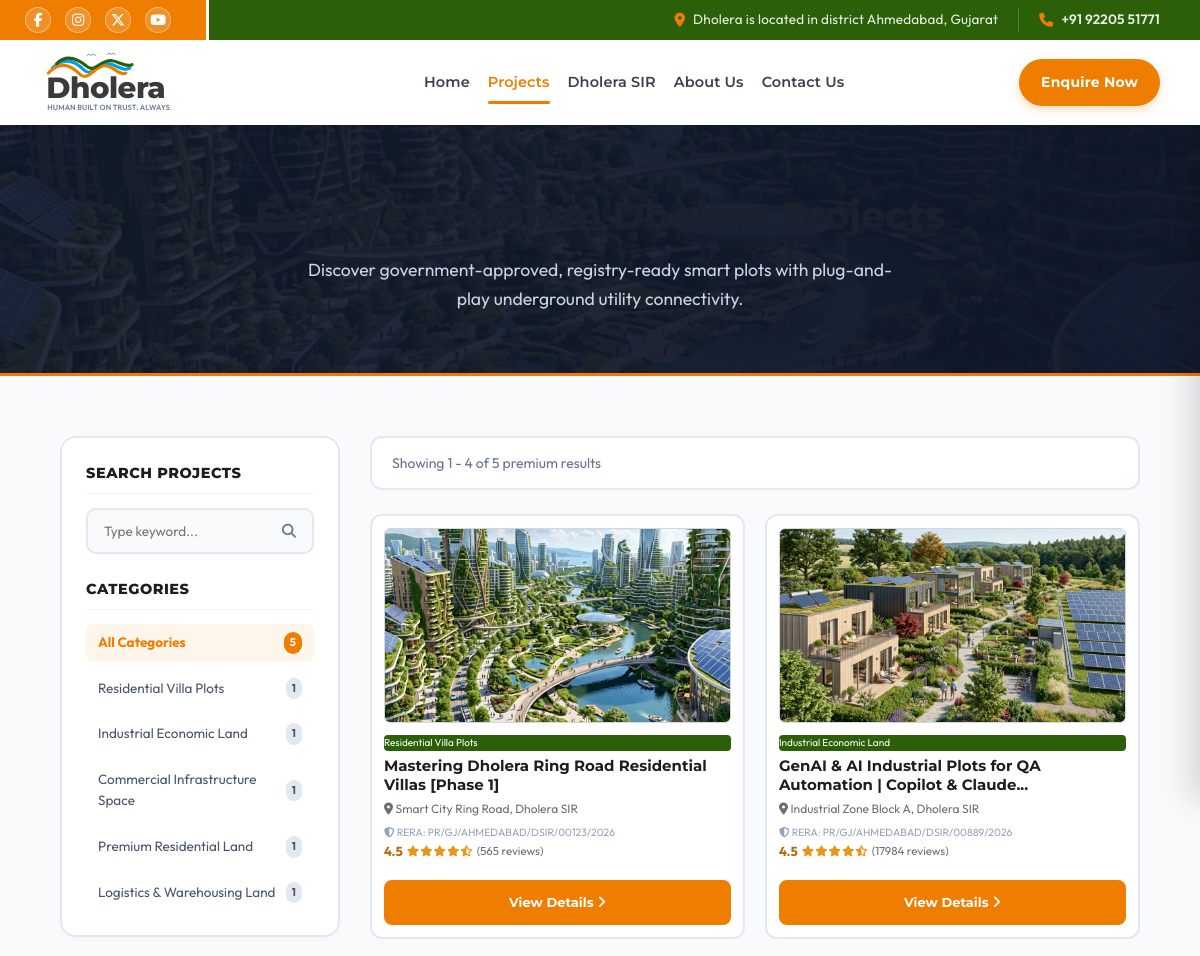
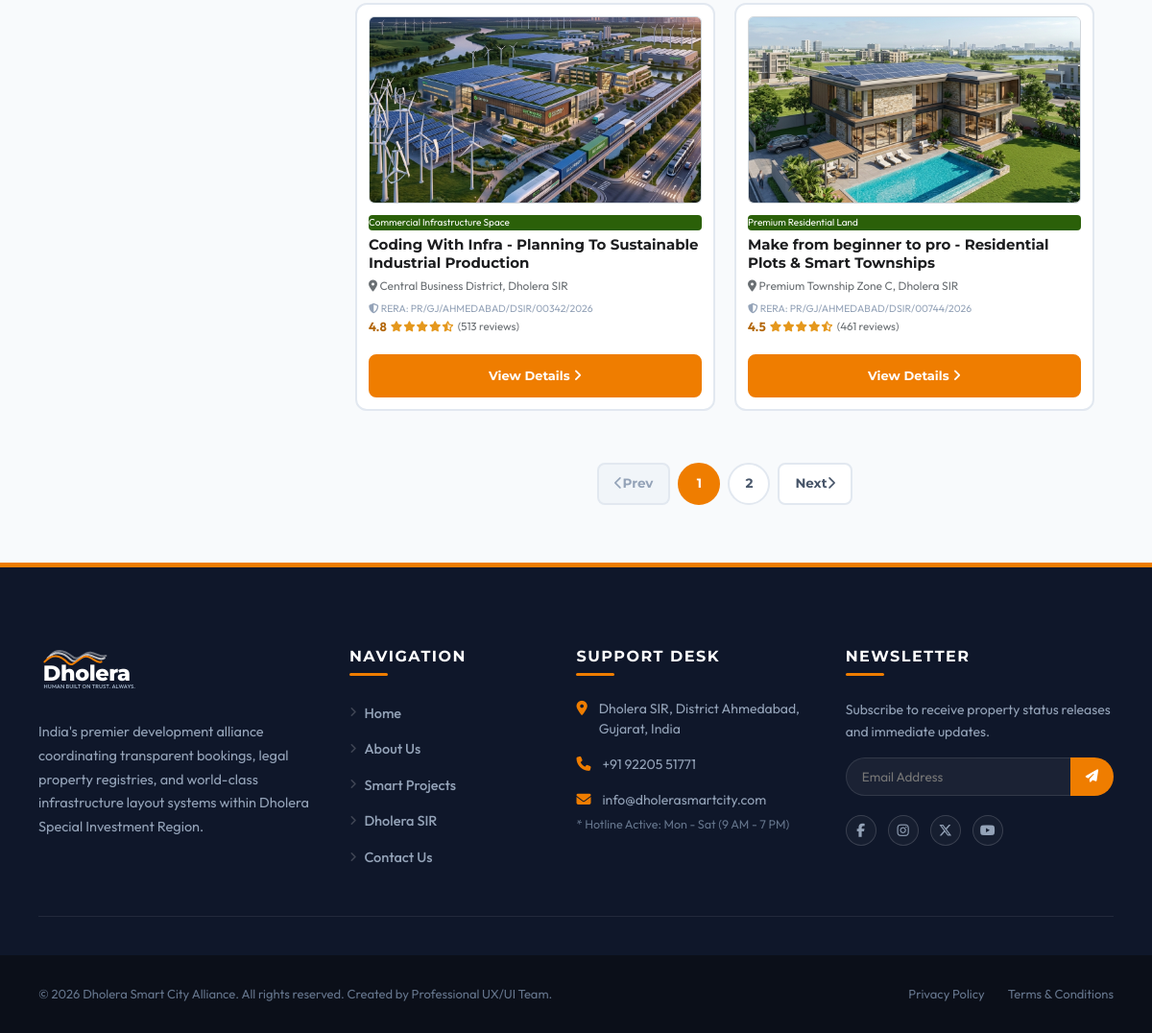
The app's page /projects.php with its own data (2 pictures, top to bottom).
### tables this page shows
CREATE TABLE IF NOT EXISTS `projects` (
  `id` INT AUTO_INCREMENT PRIMARY KEY,
  `title` VARCHAR(255) NOT NULL,
  `category` VARCHAR(150) NOT NULL,
  `rating` DECIMAL(2,1) DEFAULT 4.5,
  `reviews` VARCHAR(50) DEFAULT '0',
  `location` VARCHAR(255) NOT NULL,
  `main_image` VARCHAR(255) NOT NULL,
  `thumbs` TEXT,  
  `price` VARCHAR(100) NOT NULL,
  `price_sub` VARCHAR(255) NOT NULL,
  `rera` VARCHAR(150) NOT NULL,
  `size` VARCHAR(100) NOT NULL,
  `status` VARCHAR(100) NOT NULL,
  `road` VARCHAR(150) NOT NULL,
  `power` VARCHAR(150) NOT NULL,
  `water` VARCHAR(150) NOT NULL,
  `description` TEXT NOT NULL,
  `amenities` TEXT,  
  `seo_title` VARCHAR(255) DEFAULT NULL,
  `seo_description` TEXT DEFAULT NULL,
  `seo_keywords` TEXT DEFAULT NULL,
  `created_at` TIMESTAMP DEFAULT CURRENT_TIMESTAMP
);

### projects.php (the view, shortened to what this page needs)
<?php
require_once 'includes/db.php';
$search = isset($_GET['search']) ? trim($_GET['search']) : '';
$category = isset($_GET['category']) ? trim($_GET['category']) : '';
$page = isset($_GET['page']) && is_numeric($_GET['page']) ? (int)$_GET['page'] : 1;
$limit = 4;
$offset = ($page - 1) * $limit;
$catCounts = [];
try {
    $countsStmt = $pdo->query("SELECT category, COUNT(*) as cnt FROM projects GROUP BY category");
    while ($row = $countsStmt->fetch()) {
        $catCounts[$row['category']] = $row['cnt'];
    }
} catch (PDOException $e) {
}
$sql = "SELECT * FROM projects WHERE 1=1";
$countSql = "SELECT COUNT(*) FROM projects WHERE 1=1";
$params = [];
$sql .= " ORDER BY id ASC";
try {
    $countStmt = $pdo->prepare($countSql);
    $countStmt->execute($params);
    $total_records = (int)$countStmt->fetchColumn();
} catch (PDOException $e) {
    $total_records = 0;
}
$total_pages = ceil($total_records / $limit);
try {
    $stmt = $pdo->prepare($sql . " LIMIT :limit OFFSET :offset");
    $stmt->bindValue(':limit', (int)$limit, PDO::PARAM_INT);
    $stmt->bindValue(':offset', (int)$offset, PDO::PARAM_INT);
    $stmt->execute();
    $projects_list = $stmt->fetchAll();
} catch (PDOException $e) {
    $projects_list = [];
}
if (!function_exists('renderListStars')) {
    function renderListStars($rating) {
        $full = floor($rating);
        $half = ($rating - $full) >= 0.5 ? 1 : 0;
        $empty = 5 - ($full + $half);
        $starsHtml = '';
        for ($i = 0; $i < $full; $i++) {
            $starsHtml .= '<i class="fa-solid fa-star"></i>';
        }
        if ($half) {
            $starsHtml .= '<i class="fa-solid fa-star-half-stroke"></i>';
        }
        for ($i = 0; $i < $empty; $i++) {
            $starsHtml .= '<i class="fa-regular fa-star"></i>';
        }
        return $starsHtml;
    }
}
$allCategories = [
    'Residential Villa Plots',
    'Industrial Economic Land',
    'Commercial Infrastructure Space',
    'Premium Residential Land',
    'Logistics & Warehousing Land'
];
?>
<!DOCTYPE html>
<html lang="en">
<head>
  <link rel="stylesheet" href="https://cdnjs.cloudflare.com/ajax/libs/font-awesome/6.5.2/css/all.min.css">
  <link rel="stylesheet" href="assets/css/main.css">
  <link rel="stylesheet" href="assets/css/projects.css">
  <link rel="stylesheet" href="assets/css/projects-list.css">
</head>
<body>
  <?php include 'includes/header.php'; ?>
  <section class="dh-projlist-hero">
    <h1>Explore Premium Dholera Projects</h1>
    <p>Discover government-approved, registry-ready smart plots with plug-and-play underground utility connectivity.</p>
  </section>
  <section class="dh-projlist-section">
    <div class="dh-projlist-container">
      <aside class="dh-projlist-sidebar">
        <div>
          <h3 class="dh-sidebar-widget-title">Search Projects</h3>
          <form method="GET" action="projects.php" class="dh-search-box">
            <input type="text" name="search" class="dh-search-input" placeholder="Type keyword..." value="<?php echo htmlspecialchars($search); ?>">
            <button type="submit" class="dh-search-btn" aria-label="Submit Search">
              <i class="fa-solid fa-magnifying-glass"></i>
            </button>
          </form>
        </div>
        <div>
          <h3 class="dh-sidebar-widget-title">Categories</h3>
          <div class="dh-filter-list">
            <a href="projects.php?<?php echo !empty($search) ? 'search='.urlencode($search) : ''; ?>" class="dh-filter-link <?php echo empty($category) ? 'active' : ''; ?>">
              <span>All Categories</span>
              <span class="dh-filter-count"><?php echo array_sum($catCounts); ?></span>
            </a>
            <?php foreach ($allCategories as $cat): ?>
              <?php
              $activeClass = ($category === $cat) ? 'active' : '';
              $countVal = isset($catCounts[$cat]) ? $catCounts[$cat] : 0;
              $catQuery = 'category=' . urlencode($cat) . (!empty($search) ? '&search=' . urlencode($search) : '');
              ?>
              <a href="projects.php?<?php echo $catQuery; ?>" class="dh-filter-link <?php echo $activeClass; ?>">
                <span><?php echo htmlspecialchars($cat); ?></span>
                <span class="dh-filter-count"><?php echo $countVal; ?></span>
              </a>
            <?php endforeach; ?>
          </div>
        </div>
      </aside>
      <main class="dh-projlist-main">
        <div class="dh-projlist-header-bar">
          <p class="dh-results-count">
            Showing <?php echo empty($projects_list) ? 0 : ($offset + 1); ?> - <?php echo min($offset + $limit, $total_records); ?> of <?php echo $total_records; ?> premium results
          </p>
        </div>
        <div class="dh-projlist-grid">
          <?php if (empty($projects_list)): ?>
            <div style="grid-column: span 3; text-align: center; padding: 60px 20px; background: #ffffff; border: 2px dashed #cbd5e1; border-radius: 12px; color: #64748b;">
              <i class="fa-solid fa-folder-open fa-3x mb-3" style="color: #cbd5e1;"></i>
              <h3 style="font-family: 'Montserrat', sans-serif; font-weight: 700; color: #334155; margin-bottom: 8px;">No Smart Plots Found</h3>
              <p style="margin: 0; font-size: 14px;">Try loosening your keyword search or select "All Categories" to see available smart plots.</p>
            </div>
          <?php else: ?>
            <?php foreach ($projects_list as $proj): ?>
              <a href="project-details.php?id=<?php echo $proj['id']; ?>" class="dh-project-card">
                <div class="dh-project-card-image-box">
                  <img src="<?php echo htmlspecialchars($proj['main_image']); ?>" alt="<?php echo htmlspecialchars($proj['title']); ?>" class="dh-project-card-image" loading="lazy">
                </div>
                <div class="dh-project-card-body">
                  <span class="badge badge-success px-2 py-1 mb-2 font-weight-bold" style="font-size: 10px; display: inline-block; background-color: var(--dh-green, #2b6009); color: #fff; border-radius: 4px;"><?php echo htmlspecialchars($proj['category']); ?></span>
                  <h3 class="dh-project-card-title" title="<?php echo htmlspecialchars($proj['title']); ?>">
                    <?php echo htmlspecialchars($proj['title']); ?>
                  </h3>
                  <p class="dh-project-card-author text-muted" style="margin-bottom: 2px;">
                    <i class="fa-solid fa-location-dot text-danger mr-1"></i> <?php echo htmlspecialchars($proj['location']); ?>
                  </p>
                  <p class="dh-project-card-rera">
                    <i class="fa-solid fa-shield-halved text-success mr-1"></i> RERA: <?php echo htmlspecialchars($proj['rera']); ?>
                  </p>
                  <div class="dh-project-card-rating mt-2">
                    <span class="dh-project-rating-val"><?php echo number_format($proj['rating'], 1); ?></span>
                    <span class="dh-project-stars">
                      <?php echo renderListStars($proj['rating']); ?>
                    </span>
                    <span class="dh-project-reviews-count">(<?php echo htmlspecialchars($proj['reviews']); ?> reviews)</span>
                  </div>
                  <div class="dh-project-btn-box">
                    <span class="dh-project-view-btn" style="display: block; text-align: center;">View Details <i class="fa-solid fa-angle-right"></i></span>
                  </div>
                </div>
              </a>
            <?php endforeach; ?>
          <?php endif; ?>
        </div>
        <?php if ($total_pages > 1): ?>
          <div class="dh-pagination-wrapper">
            <ul class="dh-pagination">
              <?php
              $prevPage = $page - 1;
              $prevDisabled = ($page <= 1) ? 'disabled' : '';
              $prevQuery = http_build_query(array_merge($_GET, ['page' => $prevPage]));
              ?>
              <li class="dh-page-item <?php echo $prevDisabled; ?>">
                <a class="dh-page-link dh-page-link-nav" href="projects.php?<?php echo $prevQuery; ?>" aria-label="Previous">
                  <i class="fa-solid fa-chevron-left mr-1"></i> Prev
                </a>
              </li>
              <?php for ($i = 1; $i <= $total_pages; $i++): ?>
                <?php
                $activeItem = ($page === $i) ? 'active' : '';
                $numQuery = http_build_query(array_merge($_GET, ['page' => $i]));
                ?>
                <li class="dh-page-item <?php echo $activeItem; ?>">
                  <a class="dh-page-link" href="projects.php?<?php echo $numQuery; ?>"><?php echo $i; ?></a>
                </li>
              <?php endfor; ?>
              <?php
              $nextPage = $page + 1;
              $nextDisabled = ($page >= $total_pages) ? 'disabled' : '';
              $nextQuery = http_build_query(array_merge($_GET, ['page' => $nextPage]));
              ?>
              <li class="dh-page-item <?php echo $nextDisabled; ?>">
                <a class="dh-page-link dh-page-link-nav" href="projects.php?<?php echo $nextQuery; ?>" aria-label="Next">
                  Next <i class="fa-solid fa-chevron-right ml-1"></i>
                </a>
              </li>
            </ul>
          </div>
        <?php endif; ?>
      </main>
    </div>
  </section>
  <?php include 'includes/footer.php'; ?>
</body>
</html>

### assets/css/main.css (style rules this page uses)
body { margin: 0; padding: 0; font-family: 'Outfit', sans-serif; color: #333333; background-color: #ffffff; scroll-behavior: smooth; line-height: 1.6; }
html { scroll-padding-top: var(--dh-header-shrink-height); }
h1, h2, h3, h4, h5, h6 { font-family: 'Montserrat', sans-serif; font-weight: 700; color: #1a202c; margin-top: 0; }

### assets/css/projects.css (style rules this page uses)
.dh-project-card { flex-shrink: 0; width: calc(25% - 12px); min-width: 250px; background-color: #ffffff; border: 2px solid #e2e8f0; border-radius: 12px; padding: 12px; overflow: hidden; display: flex; flex-direction: column; text-decoration: none; cursor: pointer; box-sizing: border-box; transition: all 0.3s cubic-bezier(0.25, 1, 0.5, 1); }
.dh-project-card-image-box { width: 100%; aspect-ratio: 16 / 9; border-radius: 6px; overflow: hidden; border: 1px solid #d1d7dc; box-sizing: border-box; position: relative; background-color: #f8fafc; }
.dh-project-card-image { width: 100%; height: 100%; object-fit: cover; display: block; transition: transform 0.3s ease; }
.dh-project-card-body { padding: 12px 0 0 0; display: flex; flex-direction: column; flex-grow: 1; }
.dh-project-card-title { font-family: 'Montserrat', sans-serif; font-size: 15px; font-weight: 700; line-height: 1.25; color: #1c1d1f; margin: 6px 0 4px 0; display: -webkit-box; -webkit-line-clamp: 2; -webkit-box-orient: vertical; overflow: hidden; text-overflow: ellipsis; min-height: 38px; }
.dh-project-card-author { font-family: 'Outfit', sans-serif; font-size: 12px; color: #6a6f73; margin: 0 0 4px 0; overflow: hidden; white-space: nowrap; text-overflow: ellipsis; }
.dh-project-card-rating { display: flex; align-items: center; gap: 4px; font-size: 12px; color: #6a6f73; margin-bottom: 4px; }
.dh-project-rating-val { font-weight: 700; color: #b4690e; font-size: 13px; }
.dh-project-stars { display: flex; gap: 1px; }
.dh-project-stars i { color: #e5981d; font-size: 11px; }
.dh-project-reviews-count { font-size: 11.5px; color: #6a6f73; }
.dh-project-btn-box { margin-top: auto; padding-top: 14px; width: 100%; box-sizing: border-box; }
.dh-project-view-btn { width: 100%; background-color: var(--dh-orange, #ef7d00); color: #ffffff; font-family: 'Montserrat', sans-serif; font-size: 13px; font-weight: 700; padding: 10px 16px; border: 2px solid var(--dh-orange, #ef7d00); border-radius: 8px; cursor: pointer; display: flex; align-items: center; justify-content: center; gap: 6px; box-sizing: border-box; transition: all 0.3s cubic-bezier(0.25, 1, 0.5, 1); }
.dh-project-view-btn i { transition: transform 0.2s ease; font-size: 14px; }
@media (max-width: 1200px) { .dh-project-card { width: calc(33.333% - 11px); } }

### assets/css/header.css (style rules this page uses)
:root { --dh-orange: #ef7d00; --dh-orange-hover: #d46c00; --dh-orange-light: rgba(239, 125, 0, 0.1); --dh-green: #2b6009; --dh-green-hover: #1e4505; --dh-dark: #222222; --dh-grey-text: #555555; --dh-light-grey: #f7f9fa; --dh-white: #ffffff; --dh-border-color: #e2e8f0; --dh-font-main: 'Montserrat', 'Outfit', -apple-system, BlinkMacSystemFont, "Segoe UI", Roboto, sans-serif; --dh-font-sub: 'Outfit', sans-serif; --dh-transition-fast: all 0.2s cubic-bezier(0.4, 0, 0.2, 1); --dh-transition-smooth: all 0.4s cubic-bezier(0.4, 0, 0.2, 1); --dh-shadow-sm: 0 2px 4px rgba(0, 0, 0, 0.05); --dh-shadow-md: 0 4px 6px -1px rgba(0, 0, 0, 0.1), 0 2px 4px -1px rgba(0, 0, 0, 0.06); --dh-shadow-lg: 0 10px 15px -3px rgba(0, 0, 0, 0.1), 0 4px 6px -2px rgba(0, 0, 0, 0.05); --dh-header-height: 125px; --dh-header-shrink-height: 85px; --dh-topbar-height: 40px; }

### records on screen
projects: main_image (picture), category "Residential Villa Plots", title "Mastering Dholera Ring Road Residential Villas [Phase 1]", location "Smart City Ring Road, Dholera SIR", rera "PR/GJ/AHMEDABAD/DSIR/00123/2026", rating "4.5", reviews "565"
projects: main_image (picture), category "Industrial Economic Land", title "GenAI & AI Industrial Plots for QA Automation | Copilot & Claude...", location "Industrial Zone Block A, Dholera SIR", rera "PR/GJ/AHMEDABAD/DSIR/00889/2026", rating "4.5", reviews "17984"
projects: main_image (picture), category "Commercial Infrastructure Space", title "Coding With Infra - Planning To Sustainable Industrial Production", location "Central Business District, Dholera SIR", rera "PR/GJ/AHMEDABAD/DSIR/00342/2026", rating "4.8", reviews "513"
projects: main_image (picture), category "Premium Residential Land", title "Make from beginner to pro - Residential Plots & Smart Townships", location "Premium Township Zone C, Dholera SIR", rera "PR/GJ/AHMEDABAD/DSIR/00744/2026", rating "4.5", reviews "461"

### other values on screen
array_sum($catCounts) "5"
$cat "Residential Villa Plots"
$countVal "1"
$cat "Industrial Economic Land"
$cat "Commercial Infrastructure Space"
$cat "Premium Residential Land"
$cat "Logistics & Warehousing Land"
$offset + 1 "1"
min($offset + $limit, $total_records) "4"
$total_records "5"
